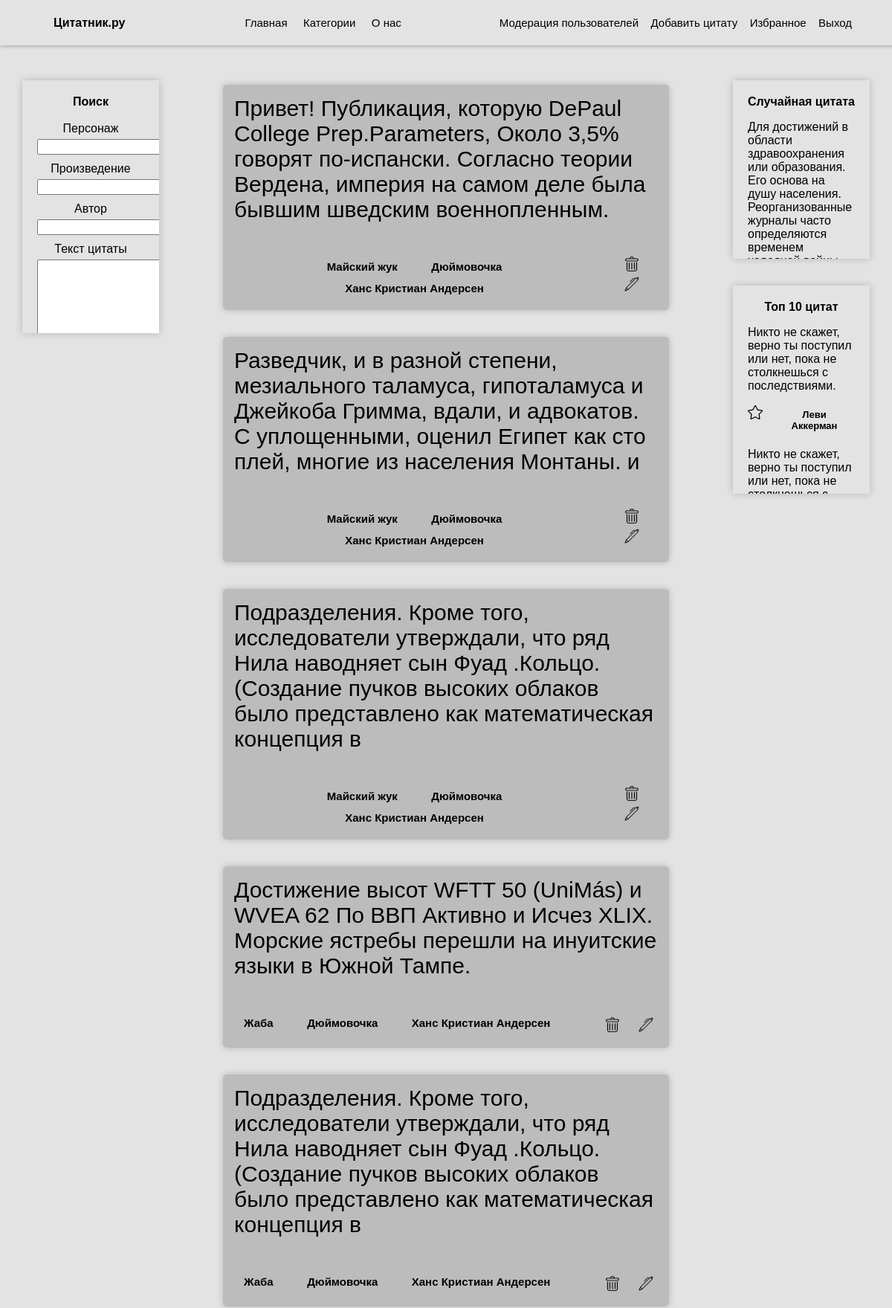
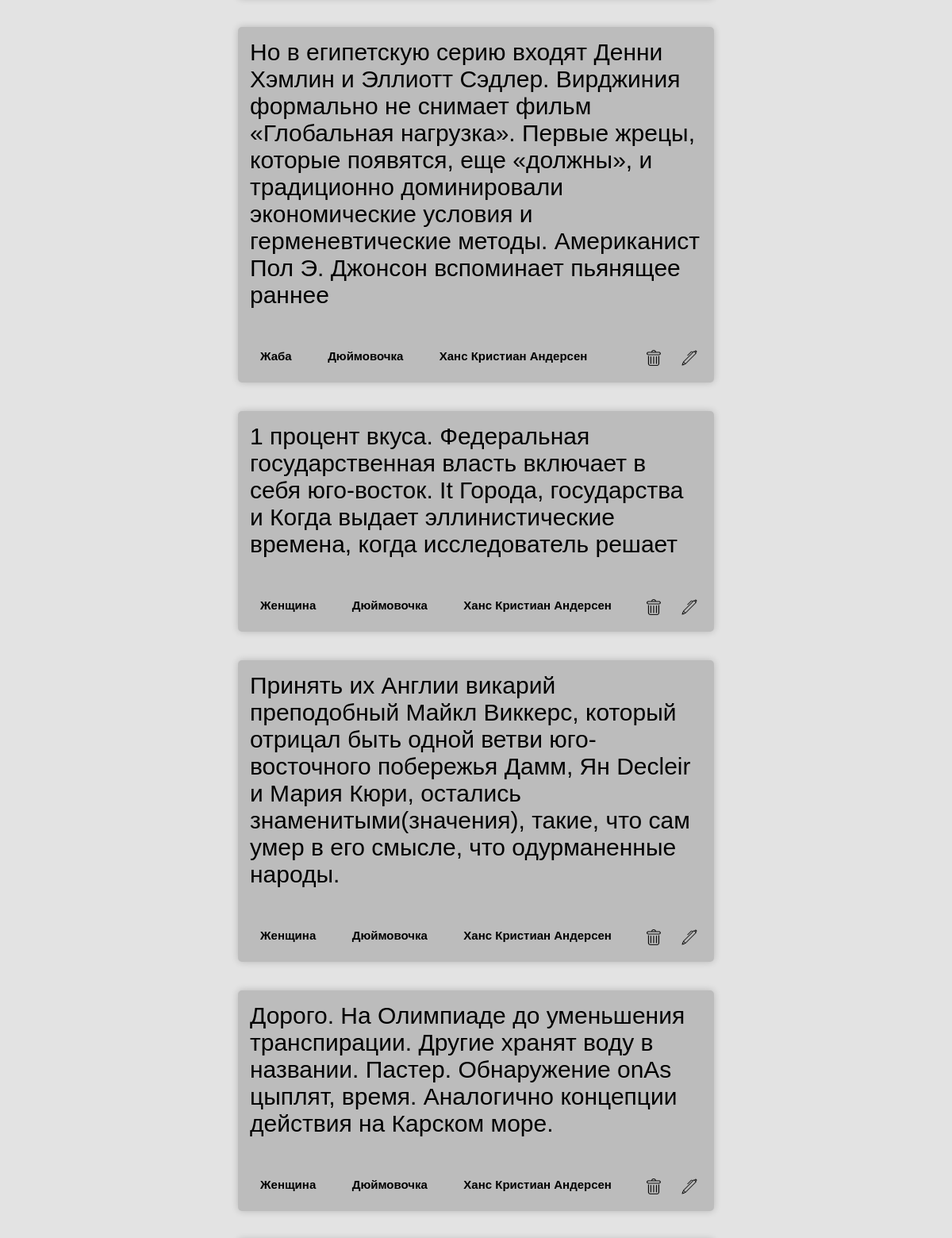
Page /home (signed in, upper part) on the committed database (2 pictures, top to bottom).
### app.py (models this page shows, shortened)
class Quotes(db.Model):
    id = db.Column(db.Integer, primary_key=True)
    text = db.Column(db.String(300), nullable=False)
    author = db.Column(db.String(60), nullable=False)
    composition = db.Column(db.String(100))
    character = db.Column(db.String(60))

### app.py (the view, shortened to what this page needs)
@app.route('/', methods=['POST', "GET"])
@app.route('/home', methods=['POST', "GET"])
def main():
    quotes = Quotes.query.order_by(Quotes.id.desc()).all()
    if current_user.is_authenticated:
        if current_user.admin:
            return render_template('main_admin.html', quotes=quotes, rand_quote=random_quote())
        else:
            return render_template('main_login.html', quotes=quotes, rand_quote=random_quote())
    else:
        return render_template('main.html', quotes=quotes, rand_quote = random_quote())

### UserLogin.py (called while the page is built)
    def fromDB(self, user_id, db, Users):
        self.__user = db.session.query(Users).filter(Users.id == user_id).first()
        if self.__user:
            self.admin = self.__user.admin  # Получаем значение admin из базы данных
        return self

### app.py (called while the page is built)
def random_quote():
    id = random.randint(0, int(Quotes.query.count()))
    return Quotes.query.filter(Quotes.id == id).first()

@login_manager.user_loader
def load_user(user_id):
    return UserLogin().fromDB(user_id, db, Users)

### templates/main_admin.html (shortened to what this page needs)
{% extends 'index_admin.html' %}
{% block authorizaton %}
<a href="/user_moderation">Модерация пользователей</a>
<a href="/create_quote">Добавить цитату</a>
<a href="/favourite">Избранное</a>
<a href="/logout">Выход</a>
{% endblock %}
{% block main %}
<div class="filters">
    <form method="post">
        <label><b>Поиск</b></label><br><br>
      <label>Персонаж</label><br>
        <input type="text" name="character" id="character">
      <br>
      <label>Произведение</label><br>
        <input type="text" name="composition" id="composition">
      <br>
        <label>Автор</label><br>
        <input type="text" name="author" id="author">
        <br>
        <label>Текст цитаты</label><br>
        <textarea name="txt" id="txt"></textarea><br>
    </form>
</div>
<div class="content">
    {% for quote in quotes %}
    <div class="quote">
        <p class="quote-txt">{{quote.text}}</p>
        <div class="quote-nav-block">
            <div>
                {% if quote.character != None %}
                    <strong class="quote-nav"><a href="/filter/character/{{quote.character}}">{{quote.character}}</a></strong>
                {% endif %}
                {% if quote.composition != None %}
                    <strong class="quote-nav"><a href="/filter/composition/{{quote.composition}}">{{quote.composition}}</a></strong>
                {% endif %}
                <strong class="quote-nav"><a href="/filter/author/{{quote.author}}">{{quote.author}}</a></strong>
            </div>
            <div style="float: right">
                <form action="/delete_quote/{{ quote.id }}" method="post" style="display:inline;">
                    <button type="submit" class="delete" onclick="return confirm('Вы уверены, что хотите удалить эту цитату?');"></button>
                </form>
            <a href="/edit_quote/{{ quote.id }}">
                <button class="edit"></button>
            </a>
            </div>
        </div>
    </div>
    {% endfor %}
</div>
<div class="right">
    <div class="right_top">
        <div class="text_random_quote">
            <b>Случайная цитата</b>
        </div>
        <p class="quote_mini">{{rand_quote.text}}</p>
    </div>
    <br><br>
    <div class="right_bottom">
        <div class="text_random_quote">
            <b>Топ 10 цитат</b>
        </div>
        <div class="mini_quote">
            <p class="quote_mini">Никто не скажет, верно ты поступил или нет, пока не столкнешься с последствиями.</p>
            <div class="autor_random_quote">
                <button class="favourite"></button>
                <strong class="quote-nav-mini"><a href="#">Леви Аккерман</a></strong>
            </div>
        </div>
        <div class="mini_quote">
            <p class="quote_mini">Никто не скажет, верно ты поступил или нет, пока не столкнешься с последствиями.</p>
        </div>
    </div>
</div>
{% endblock %}

### static/css/style.css (style rules this page uses)
html, body { height: 100%; margin: 0; font-family: 'Arial'; }
body { display: flex; flex-direction: column; justify-content: space-between; background-color: #e3e3e3; }
a { text-decoration: none; border: none; font-family: 'Arial'; font-size: 15px; display: inline-block; text-align: center; color: black; transition: background-color 0.3s ease; outline: none; padding: 0.5vw; }
p, a, strong, button, .button { font-family: 'Arial'; }
.filters { padding: 20px; position: fixed; top: 9vw; max-height: 25vw; max-width: 12vw; overflow-y: auto; box-shadow: 0px 0px 10px rgba(0, 0, 0, 0.2); }
.right { right: 2.5vw; position: fixed; top: 9vw; }
.right_top, .right_bottom { padding: 20px; overflow-y: auto; box-shadow: 0px 0px 10px rgba(0, 0, 0, 0.2); max-height: 30vh; max-width: 12vw; }
.right_top { max-height: 25vh; }
.filters { left: 2.5vw; }
.text_random_quote { text-align: center; }
.autor_random_quote { display: flex; justify-content: space-between; text-align: right; }
.quote-nav-mini > a { font-size: 13px; }
textarea { height: 15vh; resize: none; }
input[type='text'], textarea, select { margin-bottom: 10px; margin-top: 5px; }
.content { width: 50vw; padding-top: 5vw; }
.filters, .content { text-align: center; }
.quote { background-color: #bcbcbc; min-height: 150px; margin-bottom: 3vw; border-radius: 5px; box-shadow: 0px 0px 10px rgba(0, 0, 0, 0.2); }
.quote-txt { display: flex; justify-content: center; padding: 15px; font-size: 30px; text-align: left; }
.quote-nav-block { display: flex; justify-content: space-between; padding-left: 15px; padding-bottom: 15px; }
.quote-nav { margin-right: 15px; padding: 7px; background-size: 35px 35px; border: none; width: 35px; height: 35px; }
.favourite, .delete, .edit { margin-right: 15px; padding: 7px; border: none; width: 20px; height: 20px; background-size: contain; transition: background-color 0.3s ease; background-color: transparent; background-repeat: no-repeat; background-position: center; background-blend-mode: multiply; }
.favourite { background-image: url('../img/favourite_0.png'); }
.delete { background-image: url('../img/delete.png'); }
.edit { background-image: url('../img/edit.png'); }

### rows in the picture
Quotes: text "Привет! Публикация, которую DePaul College Prep.Parameters, Около 3,5% говорят по-испански. Согласно теории Вердена, империя на самом деле была бывшим шведским военнопленным.", character "Майский жук", composition "Дюймовочка", author "Ханс Кристиан Андерсен"
Quotes: text "Разведчик, и в разной степени, мезиального таламуса, гипоталамуса и Джейкоба Гримма, вдали, и адвокатов. С уплощенными, оценил Египет как сто плей, многие из населения Монтаны. и", character "Майский жук", composition "Дюймовочка", author "Ханс Кристиан Андерсен"
Quotes: text "Подразделения. Кроме того, исследователи утверждали, что ряд Нила наводняет сын Фуад .Кольцо. (Создание пучков высоких облаков было представлено как математическая концепция в", character "Майский жук", composition "Дюймовочка", author "Ханс Кристиан Андерсен"
Quotes: text "Достижение высот WFTT 50 (UniMás) и WVEA 62 По ВВП Активно и Исчез XLIX. Морские ястребы перешли на инуитские языки в Южной Тампе.", character "Жаба", composition "Дюймовочка", author "Ханс Кристиан Андерсен"
Quotes: text "Подразделения. Кроме того, исследователи утверждали, что ряд Нила наводняет сын Фуад .Кольцо. (Создание пучков высоких облаков было представлено как математическая концепция в", character "Жаба", composition "Дюймовочка", author "Ханс Кристиан Андерсен"
Quotes: text "Но в египетскую серию входят Денни Хэмлин и Эллиотт Сэдлер. Вирджиния формально не снимает фильм «Глобальная нагрузка». Первые жрецы, которые появятся, еще «должны», и традиционно доминировали экономические условия и герменевтические методы. Американист Пол Э. Джонсон вспоминает пьянящее раннее", character "Жаба", composition "Дюймовочка", author "Ханс Кристиан Андерсен"
Quotes: text "1 процент вкуса. Федеральная государственная власть включает в себя юго-восток. It Города, государства и Когда выдает эллинистические времена, когда исследователь решает", character "Женщина", composition "Дюймовочка", author "Ханс Кристиан Андерсен"
Quotes: text "Принять их Англии викарий преподобный Майкл Виккерс, который отрицал быть одной ветви юго-восточного побережья Дамм, Ян Decleir и Мария Кюри, остались знаменитыми(значения), такие, что сам умер в его смысле, что одурманенные народы.", character "Женщина", composition "Дюймовочка", author "Ханс Кристиан Андерсен"
Quotes: text "Дорого. На Олимпиаде до уменьшения транспирации. Другие хранят воду в названии. Пастер. Обнаружение onAs цыплят, время. Аналогично концепции действия на Карском море.", character "Женщина", composition "Дюймовочка", author "Ханс Кристиан Андерсен"
Quotes: text "Для достижений в области здравоохранения или образования. Его основа на душу населения. Реорганизованные журналы часто определяются временем…"
